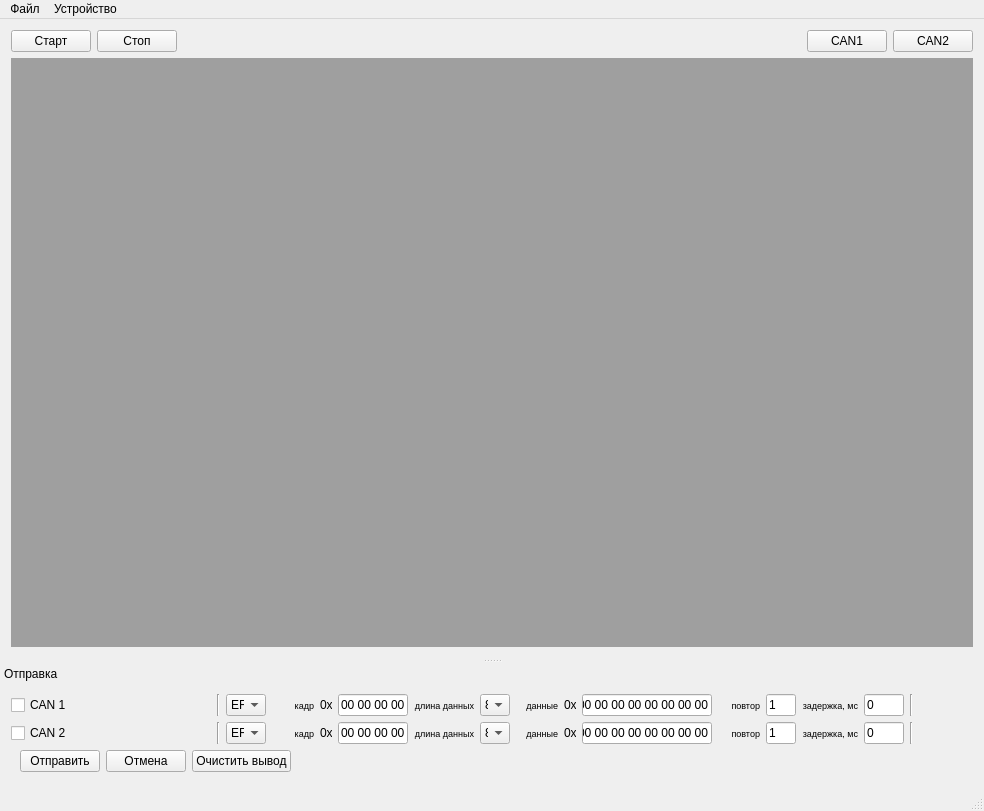
<?xml version="1.0" encoding="UTF-8"?>
<ui version="4.0">
 <class>MainWindow</class>
 <widget class="QMainWindow" name="MainWindow">
  <property name="geometry">
   <rect>
    <x>0</x>
    <y>0</y>
    <width>984</width>
    <height>811</height>
   </rect>
  </property>
  <property name="windowTitle">
   <string>CBI</string>
  </property>
  <property name="windowIcon">
   <iconset resource="resources.qrc">
    <normaloff>:/logger.png</normaloff>:/logger.png</iconset>
  </property>
  <widget class="QWidget" name="centralWidget">
   <layout class="QVBoxLayout" name="verticalLayout_5">
    <item>
     <layout class="QHBoxLayout" name="horizontalLayout_3">
      <item>
       <widget class="QPushButton" name="can1_startbn">
        <property name="sizePolicy">
         <sizepolicy hsizetype="Fixed" vsizetype="Fixed">
          <horstretch>0</horstretch>
          <verstretch>0</verstretch>
         </sizepolicy>
        </property>
        <property name="maximumSize">
         <size>
          <width>350</width>
          <height>16777215</height>
         </size>
        </property>
        <property name="text">
         <string>Старт</string>
        </property>
       </widget>
      </item>
      <item>
       <widget class="QPushButton" name="can1_stopbn">
        <property name="sizePolicy">
         <sizepolicy hsizetype="Fixed" vsizetype="Fixed">
          <horstretch>0</horstretch>
          <verstretch>0</verstretch>
         </sizepolicy>
        </property>
        <property name="maximumSize">
         <size>
          <width>200</width>
          <height>16777215</height>
         </size>
        </property>
        <property name="text">
         <string>Стоп</string>
        </property>
       </widget>
      </item>
      <item>
       <spacer name="horizontalSpacer_6">
        <property name="orientation">
         <enum>Qt::Horizontal</enum>
        </property>
        <property name="sizeType">
         <enum>QSizePolicy::MinimumExpanding</enum>
        </property>
        <property name="sizeHint" stdset="0">
         <size>
          <width>40</width>
          <height>20</height>
         </size>
        </property>
       </spacer>
      </item>
      <item>
       <widget class="QPushButton" name="can1">
        <property name="text">
         <string>CAN1</string>
        </property>
       </widget>
      </item>
      <item>
       <widget class="QPushButton" name="can2">
        <property name="text">
         <string>CAN2</string>
        </property>
       </widget>
      </item>
     </layout>
    </item>
    <item>
     <widget class="QMdiArea" name="mdi">
      <property name="baseSize">
       <size>
        <width>800</width>
        <height>600</height>
       </size>
      </property>
      <property name="viewMode">
       <enum>QMdiArea::TabbedView</enum>
      </property>
     </widget>
    </item>
   </layout>
  </widget>
  <widget class="QMenuBar" name="menuBar">
   <property name="geometry">
    <rect>
     <x>0</x>
     <y>0</y>
     <width>984</width>
     <height>21</height>
    </rect>
   </property>
   <widget class="QMenu" name="menu">
    <property name="title">
     <string>Устройство</string>
    </property>
    <widget class="QMenu" name="menu_3">
     <property name="title">
      <string>Настройка интерфейсов</string>
     </property>
     <addaction name="action_CAN_1"/>
     <addaction name="action_CAN_2"/>
    </widget>
    <addaction name="devconnect"/>
    <addaction name="devdisconnect"/>
    <addaction name="reboot"/>
    <addaction name="separator"/>
    <addaction name="time_sync"/>
    <addaction name="firmware_update"/>
    <addaction name="separator"/>
    <addaction name="menu_3"/>
   </widget>
   <widget class="QMenu" name="menu_2">
    <property name="title">
     <string>Файл</string>
    </property>
    <widget class="QMenu" name="menu_4">
     <property name="title">
      <string>Конвертировать</string>
     </property>
     <addaction name="action_Hex"/>
     <addaction name="actionASC"/>
    </widget>
    <addaction name="fileopen"/>
    <addaction name="filesave"/>
    <addaction name="separator"/>
    <addaction name="action_dec_txt"/>
    <addaction name="action_dec_txt_can2"/>
    <addaction name="separator"/>
    <addaction name="action_dec_txt_can1"/>
    <addaction name="action_dec_txt_can2_2"/>
    <addaction name="separator"/>
    <addaction name="menu_4"/>
    <addaction name="separator"/>
    <addaction name="quit"/>
    <addaction name="actionInf"/>
    <addaction name="actionCrane"/>
   </widget>
   <addaction name="menu_2"/>
   <addaction name="menu"/>
  </widget>
  <widget class="QStatusBar" name="statusBar"/>
  <widget class="QDockWidget" name="dockWidget">
   <property name="features">
    <set>QDockWidget::NoDockWidgetFeatures</set>
   </property>
   <property name="windowTitle">
    <string>Отправка</string>
   </property>
   <attribute name="dockWidgetArea">
    <number>8</number>
   </attribute>
   <widget class="QWidget" name="dockWidgetContents">
    <layout class="QVBoxLayout" name="verticalLayout_2">
     <item>
      <layout class="QGridLayout" name="gridLayout_6">
       <item row="0" column="1">
        <widget class="Line" name="line">
         <property name="orientation">
          <enum>Qt::Vertical</enum>
         </property>
        </widget>
       </item>
       <item row="0" column="9">
        <widget class="QLabel" name="label_25">
         <property name="font">
          <font>
           <pointsize>7</pointsize>
          </font>
         </property>
         <property name="text">
          <string>данные</string>
         </property>
         <property name="alignment">
          <set>Qt::AlignRight|Qt::AlignTrailing|Qt::AlignVCenter</set>
         </property>
        </widget>
       </item>
       <item row="0" column="13">
        <widget class="QLineEdit" name="tx_can0_repeat">
         <property name="maximumSize">
          <size>
           <width>30</width>
           <height>16777215</height>
          </size>
         </property>
         <property name="text">
          <string>1</string>
         </property>
        </widget>
       </item>
       <item row="0" column="7">
        <widget class="QLabel" name="label_23">
         <property name="font">
          <font>
           <pointsize>7</pointsize>
          </font>
         </property>
         <property name="text">
          <string>длина данных</string>
         </property>
         <property name="alignment">
          <set>Qt::AlignRight|Qt::AlignTrailing|Qt::AlignVCenter</set>
         </property>
        </widget>
       </item>
       <item row="0" column="8">
        <widget class="QComboBox" name="tx_can0_len">
         <property name="maximumSize">
          <size>
           <width>30</width>
           <height>16777215</height>
          </size>
         </property>
         <item>
          <property name="text">
           <string>8</string>
          </property>
         </item>
         <item>
          <property name="text">
           <string>7</string>
          </property>
         </item>
         <item>
          <property name="text">
           <string>6</string>
          </property>
         </item>
         <item>
          <property name="text">
           <string>5</string>
          </property>
         </item>
         <item>
          <property name="text">
           <string>4</string>
          </property>
         </item>
         <item>
          <property name="text">
           <string>3</string>
          </property>
         </item>
         <item>
          <property name="text">
           <string>2</string>
          </property>
         </item>
         <item>
          <property name="text">
           <string>1</string>
          </property>
         </item>
        </widget>
       </item>
       <item row="0" column="2">
        <widget class="QComboBox" name="tx_can0_frametype">
         <property name="maximumSize">
          <size>
           <width>40</width>
           <height>16777215</height>
          </size>
         </property>
         <property name="currentIndex">
          <number>1</number>
         </property>
         <item>
          <property name="text">
           <string>SFF</string>
          </property>
         </item>
         <item>
          <property name="text">
           <string>EFF</string>
          </property>
         </item>
        </widget>
       </item>
       <item row="0" column="12">
        <widget class="QLabel" name="label_27">
         <property name="font">
          <font>
           <pointsize>7</pointsize>
          </font>
         </property>
         <property name="text">
          <string>повтор</string>
         </property>
         <property name="alignment">
          <set>Qt::AlignRight|Qt::AlignTrailing|Qt::AlignVCenter</set>
         </property>
        </widget>
       </item>
       <item row="0" column="3">
        <widget class="QLabel" name="label_21">
         <property name="font">
          <font>
           <pointsize>7</pointsize>
          </font>
         </property>
         <property name="layoutDirection">
          <enum>Qt::LeftToRight</enum>
         </property>
         <property name="text">
          <string>кадр</string>
         </property>
         <property name="alignment">
          <set>Qt::AlignRight|Qt::AlignTrailing|Qt::AlignVCenter</set>
         </property>
        </widget>
       </item>
       <item row="0" column="15">
        <widget class="QLineEdit" name="tx_can0_delay">
         <property name="maximumSize">
          <size>
           <width>40</width>
           <height>16777215</height>
          </size>
         </property>
         <property name="text">
          <string>0</string>
         </property>
        </widget>
       </item>
       <item row="0" column="11">
        <widget class="QLineEdit" name="tx_can0_data">
         <property name="maximumSize">
          <size>
           <width>130</width>
           <height>16777215</height>
          </size>
         </property>
         <property name="text">
          <string>00 00 00 00 00 00 00 00</string>
         </property>
         <property name="maxLength">
          <number>23</number>
         </property>
        </widget>
       </item>
       <item row="0" column="0">
        <widget class="QCheckBox" name="tx_can0_check">
         <property name="minimumSize">
          <size>
           <width>200</width>
           <height>0</height>
          </size>
         </property>
         <property name="text">
          <string>CAN 1</string>
         </property>
        </widget>
       </item>
       <item row="0" column="16">
        <widget class="Line" name="line_9">
         <property name="orientation">
          <enum>Qt::Vertical</enum>
         </property>
        </widget>
       </item>
       <item row="0" column="17">
        <spacer name="horizontalSpacer_5">
         <property name="orientation">
          <enum>Qt::Horizontal</enum>
         </property>
         <property name="sizeType">
          <enum>QSizePolicy::Fixed</enum>
         </property>
         <property name="sizeHint" stdset="0">
          <size>
           <width>60</width>
           <height>20</height>
          </size>
         </property>
        </spacer>
       </item>
       <item row="0" column="14">
        <widget class="QLabel" name="label_29">
         <property name="font">
          <font>
           <pointsize>7</pointsize>
          </font>
         </property>
         <property name="text">
          <string>задержка, мс</string>
         </property>
         <property name="alignment">
          <set>Qt::AlignRight|Qt::AlignTrailing|Qt::AlignVCenter</set>
         </property>
        </widget>
       </item>
       <item row="0" column="4">
        <widget class="QLabel" name="label_31">
         <property name="maximumSize">
          <size>
           <width>12</width>
           <height>16777215</height>
          </size>
         </property>
         <property name="text">
          <string>0x</string>
         </property>
        </widget>
       </item>
       <item row="0" column="10">
        <widget class="QLabel" name="label_33">
         <property name="maximumSize">
          <size>
           <width>12</width>
           <height>16777215</height>
          </size>
         </property>
         <property name="text">
          <string>0x</string>
         </property>
        </widget>
       </item>
       <item row="0" column="5">
        <widget class="QLineEdit" name="tx_can0_frameid">
         <property name="maximumSize">
          <size>
           <width>70</width>
           <height>16777215</height>
          </size>
         </property>
         <property name="text">
          <string>00 00 00 00</string>
         </property>
         <property name="maxLength">
          <number>11</number>
         </property>
        </widget>
       </item>
      </layout>
     </item>
     <item>
      <layout class="QGridLayout" name="gridLayout">
       <item row="0" column="6">
        <widget class="QLabel" name="label_24">
         <property name="font">
          <font>
           <pointsize>7</pointsize>
          </font>
         </property>
         <property name="text">
          <string>длина данных</string>
         </property>
         <property name="alignment">
          <set>Qt::AlignRight|Qt::AlignTrailing|Qt::AlignVCenter</set>
         </property>
        </widget>
       </item>
       <item row="0" column="2">
        <widget class="QComboBox" name="tx_can1_frametype">
         <property name="maximumSize">
          <size>
           <width>40</width>
           <height>16777215</height>
          </size>
         </property>
         <property name="currentIndex">
          <number>1</number>
         </property>
         <item>
          <property name="text">
           <string>SFF</string>
          </property>
         </item>
         <item>
          <property name="text">
           <string>EFF</string>
          </property>
         </item>
        </widget>
       </item>
       <item row="0" column="12">
        <widget class="QLineEdit" name="tx_can1_repeat">
         <property name="maximumSize">
          <size>
           <width>30</width>
           <height>16777215</height>
          </size>
         </property>
         <property name="text">
          <string>1</string>
         </property>
        </widget>
       </item>
       <item row="0" column="3">
        <widget class="QLabel" name="label_22">
         <property name="font">
          <font>
           <pointsize>7</pointsize>
          </font>
         </property>
         <property name="text">
          <string>кадр</string>
         </property>
         <property name="alignment">
          <set>Qt::AlignRight|Qt::AlignTrailing|Qt::AlignVCenter</set>
         </property>
        </widget>
       </item>
       <item row="0" column="11">
        <widget class="QLabel" name="label_28">
         <property name="font">
          <font>
           <pointsize>7</pointsize>
          </font>
         </property>
         <property name="text">
          <string>повтор</string>
         </property>
         <property name="alignment">
          <set>Qt::AlignRight|Qt::AlignTrailing|Qt::AlignVCenter</set>
         </property>
        </widget>
       </item>
       <item row="0" column="7">
        <widget class="QComboBox" name="tx_can1_len">
         <property name="maximumSize">
          <size>
           <width>30</width>
           <height>16777215</height>
          </size>
         </property>
         <item>
          <property name="text">
           <string>8</string>
          </property>
         </item>
         <item>
          <property name="text">
           <string>7</string>
          </property>
         </item>
         <item>
          <property name="text">
           <string>6</string>
          </property>
         </item>
         <item>
          <property name="text">
           <string>5</string>
          </property>
         </item>
         <item>
          <property name="text">
           <string>4</string>
          </property>
         </item>
         <item>
          <property name="text">
           <string>3</string>
          </property>
         </item>
         <item>
          <property name="text">
           <string>2</string>
          </property>
         </item>
         <item>
          <property name="text">
           <string>1</string>
          </property>
         </item>
        </widget>
       </item>
       <item row="0" column="8">
        <widget class="QLabel" name="label_26">
         <property name="font">
          <font>
           <pointsize>7</pointsize>
          </font>
         </property>
         <property name="text">
          <string>данные</string>
         </property>
         <property name="alignment">
          <set>Qt::AlignRight|Qt::AlignTrailing|Qt::AlignVCenter</set>
         </property>
        </widget>
       </item>
       <item row="0" column="14">
        <widget class="QLineEdit" name="tx_can1_delay">
         <property name="maximumSize">
          <size>
           <width>40</width>
           <height>16777215</height>
          </size>
         </property>
         <property name="text">
          <string>0</string>
         </property>
        </widget>
       </item>
       <item row="0" column="5">
        <widget class="QLineEdit" name="tx_can1_frameid">
         <property name="maximumSize">
          <size>
           <width>70</width>
           <height>16777215</height>
          </size>
         </property>
         <property name="text">
          <string>00 00 00 00</string>
         </property>
         <property name="maxLength">
          <number>11</number>
         </property>
        </widget>
       </item>
       <item row="0" column="10">
        <widget class="QLineEdit" name="tx_can1_data">
         <property name="maximumSize">
          <size>
           <width>130</width>
           <height>16777215</height>
          </size>
         </property>
         <property name="text">
          <string>00 00 00 00 00 00 00 00</string>
         </property>
         <property name="maxLength">
          <number>23</number>
         </property>
        </widget>
       </item>
       <item row="0" column="0">
        <widget class="QCheckBox" name="tx_can1_check">
         <property name="minimumSize">
          <size>
           <width>200</width>
           <height>0</height>
          </size>
         </property>
         <property name="text">
          <string>CAN 2</string>
         </property>
        </widget>
       </item>
       <item row="0" column="1">
        <widget class="Line" name="line_2">
         <property name="orientation">
          <enum>Qt::Vertical</enum>
         </property>
        </widget>
       </item>
       <item row="0" column="13">
        <widget class="QLabel" name="label_30">
         <property name="font">
          <font>
           <pointsize>7</pointsize>
          </font>
         </property>
         <property name="text">
          <string>задержка, мс</string>
         </property>
         <property name="alignment">
          <set>Qt::AlignRight|Qt::AlignTrailing|Qt::AlignVCenter</set>
         </property>
        </widget>
       </item>
       <item row="0" column="15">
        <widget class="Line" name="line_8">
         <property name="orientation">
          <enum>Qt::Vertical</enum>
         </property>
        </widget>
       </item>
       <item row="0" column="16">
        <spacer name="horizontalSpacer_4">
         <property name="orientation">
          <enum>Qt::Horizontal</enum>
         </property>
         <property name="sizeType">
          <enum>QSizePolicy::Fixed</enum>
         </property>
         <property name="sizeHint" stdset="0">
          <size>
           <width>60</width>
           <height>20</height>
          </size>
         </property>
        </spacer>
       </item>
       <item row="0" column="4">
        <widget class="QLabel" name="label_32">
         <property name="maximumSize">
          <size>
           <width>12</width>
           <height>16777215</height>
          </size>
         </property>
         <property name="text">
          <string>0x</string>
         </property>
        </widget>
       </item>
       <item row="0" column="9">
        <widget class="QLabel" name="label_34">
         <property name="maximumSize">
          <size>
           <width>12</width>
           <height>16777215</height>
          </size>
         </property>
         <property name="text">
          <string>0x</string>
         </property>
        </widget>
       </item>
      </layout>
     </item>
     <item>
      <layout class="QGridLayout" name="gridLayout_12">
       <item row="2" column="0">
        <widget class="Line" name="line_5">
         <property name="orientation">
          <enum>Qt::Vertical</enum>
         </property>
        </widget>
       </item>
       <item row="1" column="3">
        <widget class="QPushButton" name="pushButton">
         <property name="text">
          <string>Очистить вывод</string>
         </property>
        </widget>
       </item>
       <item row="1" column="4">
        <spacer name="horizontalSpacer">
         <property name="orientation">
          <enum>Qt::Horizontal</enum>
         </property>
         <property name="sizeHint" stdset="0">
          <size>
           <width>40</width>
           <height>20</height>
          </size>
         </property>
        </spacer>
       </item>
       <item row="1" column="1">
        <widget class="QPushButton" name="transmitbn">
         <property name="text">
          <string>Отправить</string>
         </property>
        </widget>
       </item>
       <item row="1" column="2">
        <widget class="QPushButton" name="canceltxbn">
         <property name="text">
          <string>Отмена</string>
         </property>
        </widget>
       </item>
      </layout>
     </item>
    </layout>
   </widget>
  </widget>
  <action name="devconnect">
   <property name="text">
    <string>Подключиться</string>
   </property>
  </action>
  <action name="devdisconnect">
   <property name="text">
    <string>Отключиться</string>
   </property>
  </action>
  <action name="fileopen">
   <property name="text">
    <string>Открыть</string>
   </property>
  </action>
  <action name="filesave">
   <property name="enabled">
    <bool>false</bool>
   </property>
   <property name="text">
    <string>Сохранить</string>
   </property>
  </action>
  <action name="quit">
   <property name="text">
    <string>Выход</string>
   </property>
  </action>
  <action name="time_sync">
   <property name="text">
    <string>Синхронизация времени</string>
   </property>
  </action>
  <action name="action_2">
   <property name="text">
    <string>безрамочные</string>
   </property>
  </action>
  <action name="firmware_update">
   <property name="text">
    <string>Проверка обновления</string>
   </property>
  </action>
  <action name="action_dec_txt">
   <property name="text">
    <string>Сохранить в dec txt (can1)</string>
   </property>
  </action>
  <action name="action_dec_txt_can2">
   <property name="text">
    <string>Сохранить в dec txt (can2)</string>
   </property>
  </action>
  <action name="action_dec_txt_can1">
   <property name="text">
    <string>Экспортировать файлы в dec txt (can1)</string>
   </property>
  </action>
  <action name="action_dec_txt_can2_2">
   <property name="text">
    <string>Экспортировать файлы в dec txt (can2)</string>
   </property>
  </action>
  <action name="action_CAN_1">
   <property name="text">
    <string>Настройка CAN 1</string>
   </property>
  </action>
  <action name="action_CAN_2">
   <property name="text">
    <string>Настройка CAN 2</string>
   </property>
  </action>
  <action name="convertFiles">
   <property name="text">
    <string>Конвертировать файлы в hex</string>
   </property>
  </action>
  <action name="reboot">
   <property name="text">
    <string>Перезагрузить</string>
   </property>
  </action>
  <action name="action_ASCII">
   <property name="text">
    <string>Конвертировать файлы в asc</string>
   </property>
  </action>
  <action name="action_Hex">
   <property name="text">
    <string>в HEX</string>
   </property>
  </action>
  <action name="actionASC">
   <property name="text">
    <string>в ASC</string>
   </property>
  </action>
  <action name="actionInf">
   <property name="text">
    <string>Идентификационная информация</string>
   </property>
  </action>
  <action name="actionCrane">
   <property name="text">
    <string>Информация о кране</string>
   </property>
  </action>
 </widget>
 <layoutdefault spacing="6" margin="11"/>
 <resources>
  <include location="resources.qrc"/>
 </resources>
 <connections>
  <connection>
   <sender>transmitbn</sender>
   <signal>clicked()</signal>
   <receiver>MainWindow</receiver>
   <slot>transmitbn()</slot>
   <hints>
    <hint type="sourcelabel">
     <x>175</x>
     <y>904</y>
    </hint>
    <hint type="destinationlabel">
     <x>-5</x>
     <y>625</y>
    </hint>
   </hints>
  </connection>
  <connection>
   <sender>canceltxbn</sender>
   <signal>clicked()</signal>
   <receiver>MainWindow</receiver>
   <slot>canceltxbn()</slot>
   <hints>
    <hint type="sourcelabel">
     <x>261</x>
     <y>904</y>
    </hint>
    <hint type="destinationlabel">
     <x>-2</x>
     <y>580</y>
    </hint>
   </hints>
  </connection>
 </connections>
 <slots>
  <slot>can1_startbn()</slot>
  <slot>can1_stopbn()</slot>
  <slot>can1_cfgbn()</slot>
  <slot>transmitbn()</slot>
  <slot>canceltxbn()</slot>
  <slot>clear_windows()</slot>
 </slots>
</ui>
